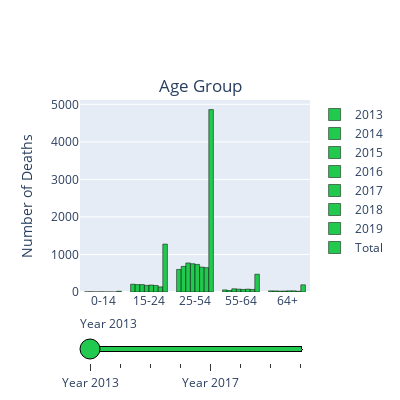
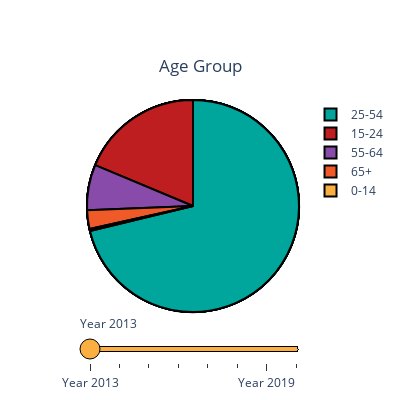

Here is the notebook cell these charts were saved with, in order:
### Code cell
#AGE GROUP
data_slider = []
index = ['0-14','15-24','25-54','55-64','64+']
for year in [2013,2014,2015,2016,2017,2018,2019,'Total']:
    if year != 'Total':
        df = fulldb[fulldb['Year'] == year]
        y = [len(df[df["Victim's age"] <= 14]),len(df[(df["Victim's age"] >= 15) & (df["Victim's age"] <= 24)]),len(df[(df["Victim's age"] >= 25) & (df["Victim's age"] <= 54)]),len(df[(df["Victim's age"] >= 55) & (df["Victim's age"] <= 64)]),len(df[df["Victim's age"] >= 65])]
        newdf = pd.DataFrame()
        newdf['y'] = y
        data_each_yr = dict(
                            type='bar',
                            x=index,
                            y = y,
                            hovertemplate = '<b><i>Age Group: %{x}</i></b><br><br>Number of Deaths: %{y}<br>Proportion of ' + str(year)  +  ' Total: ' + (round(100*newdf['y']/sum(y),2)).astype(str) + '%<extra></extra>',
                            name = year,
                            marker_color='#22c94f',
                            marker_line_color='black')
    else:
        df = fulldb
        y = [len(df[df["Victim's age"] <= 14]),len(df[(df["Victim's age"] >= 15) & (df["Victim's age"] <= 24)]),len(df[(df["Victim's age"] >= 25) & (df["Victim's age"] <= 54)]),len(df[(df["Victim's age"] >= 55) & (df["Victim's age"] <= 64)]),len(df[df["Victim's age"] >= 65])]
        newdf = pd.DataFrame()
        newdf['y'] = y
        data_each_yr = dict(
                            type='bar',
                            x=index,
                            y = y,
                            hovertemplate = '<b><i>Age Group: %{x}</i></b><br><br>Number of Deaths: %{y}<br>Proportion of ' + str(year)  +  ' Total: ' + (round(100*newdf['y']/sum(y),2)).astype(str) + '%<extra></extra>',
                            name = year,
                            marker_color='#22c94f',
                            marker_line_color='black')
    data_slider.append(data_each_yr)

steps = []
for i in range(len(data_slider)):
    if i < len(data_slider) - 1:
        step = dict(method='restyle',
                    args=['visible', [False] * len(data_slider)],
                    label='Year {}'.format(i + 2013))
    else:
        step = dict(method='restyle',
                    args=['visible', [False] * len(data_slider)],
                    label='2013-2019 Total')
    step['args'][1][i] = True
    steps.append(step)
    

sliders = [dict(active=0, pad={"t": 20}, steps=steps,bgcolor='#22c94f',bordercolor='black')]

layout = dict(title ={'text':'Age Group','x':0.5,'y':0.8},
              yaxis_title = {'text':'Number of Deaths'},
              sliders=sliders,height=400,width=400)

fig1 = go.Figure(dict(data=data_slider, layout=layout))

data_slider = []
index = ['0-14','15-24','25-54','55-64','65+']
for year in [2013,2014,2015,2016,2017,2018,2019,'Total']:
    if year != 'Total':
        df = fulldb[fulldb['Year'] == year]
        y = [len(df[df["Victim's age"] <= 14]),len(df[(df["Victim's age"] >= 15) & (df["Victim's age"] <= 24)]),len(df[(df["Victim's age"] >= 25) & (df["Victim's age"] <= 54)]),len(df[(df["Victim's age"] >= 55) & (df["Victim's age"] <= 64)]),len(df[df["Victim's age"] >= 65])]
        newdf = pd.DataFrame()
        newdf['y'] = y
        newdf['x'] = index
        data_each_yr = dict(
                            type='pie',
                            labels=index,
                            values = y,
                            hovertemplate = '<b><i>Age Group: '+ newdf['x'].astype(str) + '</i></b><br><br>Number of Deaths: '+newdf['y'].astype(str)+'<br>Percentage of ' + str(year)  +  ' Total: %{percent}%<extra></extra>',
                            name = year,
                            marker = dict(colors=['#FAAF40','#BE1E20','#00A69C','#894BAA','#F05A28'],line_color='black',line_width=2),
                            textinfo = 'none',
                            insidetextfont_size=12,
                            outsidetextfont_size=12)
    else:
        df = fulldb
        y = [len(df[df["Victim's age"] <= 14]),len(df[(df["Victim's age"] >= 15) & (df["Victim's age"] <= 24)]),len(df[(df["Victim's age"] >= 25) & (df["Victim's age"] <= 54)]),len(df[(df["Victim's age"] >= 55) & (df["Victim's age"] <= 64)]),len(df[df["Victim's age"] >= 65])]
        newdf = pd.DataFrame()
        newdf['y'] = y
        newdf['x'] = index
        data_each_yr = dict(
                            type='pie',
                            labels=index,
                            values = y,
                            hovertemplate = '<b><i>Age Group: '+newdf['x'].astype(str)+'</i></b><br><br>Number of Deaths: '+newdf['y'].astype(str)+'<br>Percentage of Total: %{percent}%<extra></extra>',
                            name = year,
                            marker = dict(colors=['#FAAF40','#BE1E20','#00A69C','#894BAA','#F05A28'],line_color='black',line_width=2),
                            textinfo = 'none',
                            insidetextfont_size=12,
                            outsidetextfont_size=12)
    data_slider.append(data_each_yr)

steps = []
for i in range(len(data_slider)):
    if i < len(data_slider) - 1:
        step = dict(method='restyle',
                    args=['visible', [False] * len(data_slider)],
                    label='Year {}'.format(i + 2013))
    else:
        step = dict(method='restyle',
                    args=['visible', [False] * len(data_slider)],
                    label='2013-2019 Cumulative Total')
    step['args'][1][i] = True
    steps.append(step)
    

sliders = [dict(active=0, pad={"t": 0}, steps=steps,bgcolor='#FAAF40',bordercolor='black',activebgcolor='#BE1E20')]

layout = dict(title ={'text':'Age Group','x':0.5,'y':0.85},
              yaxis_title = {'text':'Number of Deaths'},
              sliders=sliders,height=400,width=400,showlegend=True)

figage = go.Figure(dict(data=data_slider, layout=layout))

fig1.show()
figage.show()

### Figure 1 — Plotly figure (JSON) as saved in the notebook; plotly's stock layout.template omitted (floating-point values rounded to 4 significant figures)
{"data": [{"hovertemplate": ["<b><i>Age Group: %{x}</i></b><br><br>Number of Deaths: %{y}<br>Proportion of 2013 Total: 0.44%<extra></extra>", "<b><i>Age Group: %{x}</i></b><br><br>Number of Deaths: %{y}<br>Proportion of 2013 Total: 23.14%<extra></extra>", "<b><i>Age Group: %{x}</i></b><br><br>Number of Deaths: %{y}<br>Proportion of 2013 Total: 66.85%<extra></extra>", "<b><i>Age Group: %{x}</i></b><br><br>Number of Deaths: %{y}<br>Proportion of 2013 Total: 6.23%<extra></extra>", "<b><i>Age Group: %{x}</i></b><br><br>Number of Deaths: %{y}<br>Proportion of 2013 Total: 3.34%<extra></extra>"], "marker": {"color": "#22c94f", "line": {"color": "black"}}, "name": "2013", "type": "bar", "x": ["0-14", "15-24", "25-54", "55-64", "64+"], "y": [4, 208, 601, 56, 30]}, {"hovertemplate": ["<b><i>Age Group: %{x}</i></b><br><br>Number of Deaths: %{y}<br>Proportion of 2014 Total: 0.63%<extra></extra>", "<b><i>Age Group: %{x}</i></b><br><br>Number of Deaths: %{y}<br>Proportion of 2014 Total: 20.63%<extra></extra>", "<b><i>Age Group: %{x}</i></b><br><br>Number of Deaths: %{y}<br>Proportion of 2014 Total: 71.52%<extra></extra>", "<b><i>Age Group: %{x}</i></b><br><br>Number of Deaths: %{y}<br>Proportion of 2014 Total: 4.19%<extra></extra>", "<b><i>Age Group: %{x}</i></b><br><br>Number of Deaths: %{y}<br>Proportion of 2014 Total: 3.04%<extra></extra>"], "marker": {"color": "#22c94f", "line": {"color": "black"}}, "name": "2014", "type": "bar", "x": ["0-14", "15-24", "25-54", "55-64", "64+"], "y": [6, 197, 683, 40, 29]}, {"hovertemplate": ["<b><i>Age Group: %{x}</i></b><br><br>Number of Deaths: %{y}<br>Proportion of 2015 Total: 0.18%<extra></extra>", "<b><i>Age Group: %{x}</i></b><br><br>Number of Deaths: %{y}<br>Proportion of 2015 Total: 18.27%<extra></extra>", "<b><i>Age Group: %{x}</i></b><br><br>Number of Deaths: %{y}<br>Proportion of 2015 Total: 71.4%<extra></extra>", "<b><i>Age Group: %{x}</i></b><br><br>Number of Deaths: %{y}<br>Proportion of 2015 Total: 7.93%<extra></extra>", "<b><i>Age Group: %{x}</i></b><br><br>Number of Deaths: %{y}<br>Proportion of 2015 Total: 2.21%<extra></extra>"], "marker": {"color": "#22c94f", "line": {"color": "black"}}, "name": "2015", "type": "bar", "x": ["0-14", "15-24", "25-54", "55-64", "64+"], "y": [2, 198, 774, 86, 24]}, {"hovertemplate": ["<b><i>Age Group: %{x}</i></b><br><br>Number of Deaths: %{y}<br>Proportion of 2016 Total: 0.39%<extra></extra>", "<b><i>Age Group: %{x}</i></b><br><br>Number of Deaths: %{y}<br>Proportion of 2016 Total: 16.97%<extra></extra>", "<b><i>Age Group: %{x}</i></b><br><br>Number of Deaths: %{y}<br>Proportion of 2016 Total: 72.61%<extra></extra>", "<b><i>Age Group: %{x}</i></b><br><br>Number of Deaths: %{y}<br>Proportion of 2016 Total: 7.43%<extra></extra>", "<b><i>Age Group: %{x}</i></b><br><br>Number of Deaths: %{y}<br>Proportion of 2016 Total: 2.6%<extra></extra>"], "marker": {"color": "#22c94f", "line": {"color": "black"}}, "name": "2016", "type": "bar", "x": ["0-14", "15-24", "25-54", "55-64", "64+"], "y": [4, 176, 753, 77, 27]}, {"hovertemplate": ["<b><i>Age Group: %{x}</i></b><br><br>Number of Deaths: %{y}<br>Proportion of 2017 Total: 0.2%<extra></extra>", "<b><i>Age Group: %{x}</i></b><br><br>Number of Deaths: %{y}<br>Proportion of 2017 Total: 18.18%<extra></extra>", "<b><i>Age Group: %{x}</i></b><br><br>Number of Deaths: %{y}<br>Proportion of 2017 Total: 71.85%<extra></extra>", "<b><i>Age Group: %{x}</i></b><br><br>Number of Deaths: %{y}<br>Proportion of 2017 Total: 6.74%<extra></extra>", "<b><i>Age Group: %{x}</i></b><br><br>Number of Deaths: %{y}<br>Proportion of 2017 Total: 3.03%<extra></extra>"], "marker": {"color": "#22c94f", "line": {"color": "black"}}, "name": "2017", "type": "bar", "x": ["0-14", "15-24", "25-54", "55-64", "64+"], "y": [2, 186, 735, 69, 31]}, {"hovertemplate": ["<b><i>Age Group: %{x}</i></b><br><br>Number of Deaths: %{y}<br>Proportion of 2018 Total: 0.21%<extra></extra>", "<b><i>Age Group: %{x}</i></b><br><br>Number of Deaths: %{y}<br>Proportion of 2018 Total: 18.35%<extra></extra>", "<b><i>Age Group: %{x}</i></b><br><br>Number of Deaths: %{y}<br>Proportion of 2018 Total: 70.04%<extra></extra>", "<b><i>Age Group: %{x}</i></b><br><br>Number of Deaths: %{y}<br>Proportion of 2018 Total: 8.12%<extra></extra>", "<b><i>Age Group: %{x}</i></b><br><br>Number of Deaths: %{y}<br>Proportion of 2018 Total: 3.27%<extra></extra>"], "marker": {"color": "#22c94f", "line": {"color": "black"}}, "name": "2018", "type": "bar", "x": ["0-14", "15-24", "25-54", "55-64", "64+"], "y": [2, 174, 664, 77, 31]}, {"hovertemplate": ["<b><i>Age Group: %{x}</i></b><br><br>Number of Deaths: %{y}<br>Proportion of 2019 Total: 0.11%<extra></extra>", "<b><i>Age Group: %{x}</i></b><br><br>Number of Deaths: %{y}<br>Proportion of 2019 Total: 15.64%<extra></extra>", "<b><i>Age Group: %{x}</i></b><br><br>Number of Deaths: %{y}<br>Proportion of 2019 Total: 74.09%<extra></extra>", "<b><i>Age Group: %{x}</i></b><br><br>Number of Deaths: %{y}<br>Proportion of 2019 Total: 7.88%<extra></extra>", "<b><i>Age Group: %{x}</i></b><br><br>Number of Deaths: %{y}<br>Proportion of 2019 Total: 2.28%<extra></extra>"], "marker": {"color": "#22c94f", "line": {"color": "black"}}, "name": "2019", "type": "bar", "x": ["0-14", "15-24", "25-54", "55-64", "64+"], "y": [1, 137, 649, 69, 20]}, {"hovertemplate": ["<b><i>Age Group: %{x}</i></b><br><br>Number of Deaths: %{y}<br>Proportion of Total Total: 0.31%<extra></extra>", "<b><i>Age Group: %{x}</i></b><br><br>Number of Deaths: %{y}<br>Proportion of Total Total: 18.7%<extra></extra>", "<b><i>Age Group: %{x}</i></b><br><br>Number of Deaths: %{y}<br>Proportion of Total Total: 71.23%<extra></extra>", "<b><i>Age Group: %{x}</i></b><br><br>Number of Deaths: %{y}<br>Proportion of Total Total: 6.95%<extra></extra>", "<b><i>Age Group: %{x}</i></b><br><br>Number of Deaths: %{y}<br>Proportion of Total Total: 2.81%<extra></extra>"], "marker": {"color": "#22c94f", "line": {"color": "black"}}, "name": "Total", "type": "bar", "x": ["0-14", "15-24", "25-54", "55-64", "64+"], "y": [21, 1276, 4859, 474, 192]}], "layout": {"height": 400, "sliders": [{"active": 0, "bgcolor": "#22c94f", "bordercolor": "black", "pad": {"t": 20}, "steps": [{"args": ["visible", [true, false, false, false, false, false, false, false]], "label": "Year 2013", "method": "restyle"}, {"args": ["visible", [false, true, false, false, false, false, false, false]], "label": "Year 2014", "method": "restyle"}, {"args": ["visible", [false, false, true, false, false, false, false, false]], "label": "Year 2015", "method": "restyle"}, {"args": ["visible", [false, false, false, true, false, false, false, false]], "label": "Year 2016", "method": "restyle"}, {"args": ["visible", [false, false, false, false, true, false, false, false]], "label": "Year 2017", "method": "restyle"}, {"args": ["visible", [false, false, false, false, false, true, false, false]], "label": "Year 2018", "method": "restyle"}, {"args": ["visible", [false, false, false, false, false, false, true, false]], "label": "Year 2019", "method": "restyle"}, {"args": ["visible", [false, false, false, false, false, false, false, true]], "label": "2013-2019 Total", "method": "restyle"}]}], "title": {"text": "Age Group", "x": 0.5, "y": 0.8}, "width": 400, "yaxis": {"title": {"text": "Number of Deaths"}}}}

### Figure 2 — Plotly figure (JSON) as saved in the notebook; plotly's stock layout.template omitted (floating-point values rounded to 4 significant figures)
{"data": [{"hovertemplate": ["<b><i>Age Group: 0-14</i></b><br><br>Number of Deaths: 4<br>Percentage of 2013 Total: %{percent}%<extra></extra>", "<b><i>Age Group: 15-24</i></b><br><br>Number of Deaths: 208<br>Percentage of 2013 Total: %{percent}%<extra></extra>", "<b><i>Age Group: 25-54</i></b><br><br>Number of Deaths: 601<br>Percentage of 2013 Total: %{percent}%<extra></extra>", "<b><i>Age Group: 55-64</i></b><br><br>Number of Deaths: 56<br>Percentage of 2013 Total: %{percent}%<extra></extra>", "<b><i>Age Group: 65+</i></b><br><br>Number of Deaths: 30<br>Percentage of 2013 Total: %{percent}%<extra></extra>"], "insidetextfont": {"size": 12}, "labels": ["0-14", "15-24", "25-54", "55-64", "65+"], "marker": {"colors": ["#FAAF40", "#BE1E20", "#00A69C", "#894BAA", "#F05A28"], "line": {"color": "black", "width": 2}}, "name": "2013", "outsidetextfont": {"size": 12}, "textinfo": "none", "type": "pie", "values": [4, 208, 601, 56, 30]}, {"hovertemplate": ["<b><i>Age Group: 0-14</i></b><br><br>Number of Deaths: 6<br>Percentage of 2014 Total: %{percent}%<extra></extra>", "<b><i>Age Group: 15-24</i></b><br><br>Number of Deaths: 197<br>Percentage of 2014 Total: %{percent}%<extra></extra>", "<b><i>Age Group: 25-54</i></b><br><br>Number of Deaths: 683<br>Percentage of 2014 Total: %{percent}%<extra></extra>", "<b><i>Age Group: 55-64</i></b><br><br>Number of Deaths: 40<br>Percentage of 2014 Total: %{percent}%<extra></extra>", "<b><i>Age Group: 65+</i></b><br><br>Number of Deaths: 29<br>Percentage of 2014 Total: %{percent}%<extra></extra>"], "insidetextfont": {"size": 12}, "labels": ["0-14", "15-24", "25-54", "55-64", "65+"], "marker": {"colors": ["#FAAF40", "#BE1E20", "#00A69C", "#894BAA", "#F05A28"], "line": {"color": "black", "width": 2}}, "name": "2014", "outsidetextfont": {"size": 12}, "textinfo": "none", "type": "pie", "values": [6, 197, 683, 40, 29]}, {"hovertemplate": ["<b><i>Age Group: 0-14</i></b><br><br>Number of Deaths: 2<br>Percentage of 2015 Total: %{percent}%<extra></extra>", "<b><i>Age Group: 15-24</i></b><br><br>Number of Deaths: 198<br>Percentage of 2015 Total: %{percent}%<extra></extra>", "<b><i>Age Group: 25-54</i></b><br><br>Number of Deaths: 774<br>Percentage of 2015 Total: %{percent}%<extra></extra>", "<b><i>Age Group: 55-64</i></b><br><br>Number of Deaths: 86<br>Percentage of 2015 Total: %{percent}%<extra></extra>", "<b><i>Age Group: 65+</i></b><br><br>Number of Deaths: 24<br>Percentage of 2015 Total: %{percent}%<extra></extra>"], "insidetextfont": {"size": 12}, "labels": ["0-14", "15-24", "25-54", "55-64", "65+"], "marker": {"colors": ["#FAAF40", "#BE1E20", "#00A69C", "#894BAA", "#F05A28"], "line": {"color": "black", "width": 2}}, "name": "2015", "outsidetextfont": {"size": 12}, "textinfo": "none", "type": "pie", "values": [2, 198, 774, 86, 24]}, {"hovertemplate": ["<b><i>Age Group: 0-14</i></b><br><br>Number of Deaths: 4<br>Percentage of 2016 Total: %{percent}%<extra></extra>", "<b><i>Age Group: 15-24</i></b><br><br>Number of Deaths: 176<br>Percentage of 2016 Total: %{percent}%<extra></extra>", "<b><i>Age Group: 25-54</i></b><br><br>Number of Deaths: 753<br>Percentage of 2016 Total: %{percent}%<extra></extra>", "<b><i>Age Group: 55-64</i></b><br><br>Number of Deaths: 77<br>Percentage of 2016 Total: %{percent}%<extra></extra>", "<b><i>Age Group: 65+</i></b><br><br>Number of Deaths: 27<br>Percentage of 2016 Total: %{percent}%<extra></extra>"], "insidetextfont": {"size": 12}, "labels": ["0-14", "15-24", "25-54", "55-64", "65+"], "marker": {"colors": ["#FAAF40", "#BE1E20", "#00A69C", "#894BAA", "#F05A28"], "line": {"color": "black", "width": 2}}, "name": "2016", "outsidetextfont": {"size": 12}, "textinfo": "none", "type": "pie", "values": [4, 176, 753, 77, 27]}, {"hovertemplate": ["<b><i>Age Group: 0-14</i></b><br><br>Number of Deaths: 2<br>Percentage of 2017 Total: %{percent}%<extra></extra>", "<b><i>Age Group: 15-24</i></b><br><br>Number of Deaths: 186<br>Percentage of 2017 Total: %{percent}%<extra></extra>", "<b><i>Age Group: 25-54</i></b><br><br>Number of Deaths: 735<br>Percentage of 2017 Total: %{percent}%<extra></extra>", "<b><i>Age Group: 55-64</i></b><br><br>Number of Deaths: 69<br>Percentage of 2017 Total: %{percent}%<extra></extra>", "<b><i>Age Group: 65+</i></b><br><br>Number of Deaths: 31<br>Percentage of 2017 Total: %{percent}%<extra></extra>"], "insidetextfont": {"size": 12}, "labels": ["0-14", "15-24", "25-54", "55-64", "65+"], "marker": {"colors": ["#FAAF40", "#BE1E20", "#00A69C", "#894BAA", "#F05A28"], "line": {"color": "black", "width": 2}}, "name": "2017", "outsidetextfont": {"size": 12}, "textinfo": "none", "type": "pie", "values": [2, 186, 735, 69, 31]}, {"hovertemplate": ["<b><i>Age Group: 0-14</i></b><br><br>Number of Deaths: 2<br>Percentage of 2018 Total: %{percent}%<extra></extra>", "<b><i>Age Group: 15-24</i></b><br><br>Number of Deaths: 174<br>Percentage of 2018 Total: %{percent}%<extra></extra>", "<b><i>Age Group: 25-54</i></b><br><br>Number of Deaths: 664<br>Percentage of 2018 Total: %{percent}%<extra></extra>", "<b><i>Age Group: 55-64</i></b><br><br>Number of Deaths: 77<br>Percentage of 2018 Total: %{percent}%<extra></extra>", "<b><i>Age Group: 65+</i></b><br><br>Number of Deaths: 31<br>Percentage of 2018 Total: %{percent}%<extra></extra>"], "insidetextfont": {"size": 12}, "labels": ["0-14", "15-24", "25-54", "55-64", "65+"], "marker": {"colors": ["#FAAF40", "#BE1E20", "#00A69C", "#894BAA", "#F05A28"], "line": {"color": "black", "width": 2}}, "name": "2018", "outsidetextfont": {"size": 12}, "textinfo": "none", "type": "pie", "values": [2, 174, 664, 77, 31]}, {"hovertemplate": ["<b><i>Age Group: 0-14</i></b><br><br>Number of Deaths: 1<br>Percentage of 2019 Total: %{percent}%<extra></extra>", "<b><i>Age Group: 15-24</i></b><br><br>Number of Deaths: 137<br>Percentage of 2019 Total: %{percent}%<extra></extra>", "<b><i>Age Group: 25-54</i></b><br><br>Number of Deaths: 649<br>Percentage of 2019 Total: %{percent}%<extra></extra>", "<b><i>Age Group: 55-64</i></b><br><br>Number of Deaths: 69<br>Percentage of 2019 Total: %{percent}%<extra></extra>", "<b><i>Age Group: 65+</i></b><br><br>Number of Deaths: 20<br>Percentage of 2019 Total: %{percent}%<extra></extra>"], "insidetextfont": {"size": 12}, "labels": ["0-14", "15-24", "25-54", "55-64", "65+"], "marker": {"colors": ["#FAAF40", "#BE1E20", "#00A69C", "#894BAA", "#F05A28"], "line": {"color": "black", "width": 2}}, "name": "2019", "outsidetextfont": {"size": 12}, "textinfo": "none", "type": "pie", "values": [1, 137, 649, 69, 20]}, {"hovertemplate": ["<b><i>Age Group: 0-14</i></b><br><br>Number of Deaths: 21<br>Percentage of Total: %{percent}%<extra></extra>", "<b><i>Age Group: 15-24</i></b><br><br>Number of Deaths: 1276<br>Percentage of Total: %{percent}%<extra></extra>", "<b><i>Age Group: 25-54</i></b><br><br>Number of Deaths: 4859<br>Percentage of Total: %{percent}%<extra></extra>", "<b><i>Age Group: 55-64</i></b><br><br>Number of Deaths: 474<br>Percentage of Total: %{percent}%<extra></extra>", "<b><i>Age Group: 65+</i></b><br><br>Number of Deaths: 192<br>Percentage of Total: %{percent}%<extra></extra>"], "insidetextfont": {"size": 12}, "labels": ["0-14", "15-24", "25-54", "55-64", "65+"], "marker": {"colors": ["#FAAF40", "#BE1E20", "#00A69C", "#894BAA", "#F05A28"], "line": {"color": "black", "width": 2}}, "name": "Total", "outsidetextfont": {"size": 12}, "textinfo": "none", "type": "pie", "values": [21, 1276, 4859, 474, 192]}], "layout": {"height": 400, "showlegend": true, "sliders": [{"active": 0, "activebgcolor": "#BE1E20", "bgcolor": "#FAAF40", "bordercolor": "black", "pad": {"t": 0}, "steps": [{"args": ["visible", [true, false, false, false, false, false, false, false]], "label": "Year 2013", "method": "restyle"}, {"args": ["visible", [false, true, false, false, false, false, false, false]], "label": "Year 2014", "method": "restyle"}, {"args": ["visible", [false, false, true, false, false, false, false, false]], "label": "Year 2015", "method": "restyle"}, {"args": ["visible", [false, false, false, true, false, false, false, false]], "label": "Year 2016", "method": "restyle"}, {"args": ["visible", [false, false, false, false, true, false, false, false]], "label": "Year 2017", "method": "restyle"}, {"args": ["visible", [false, false, false, false, false, true, false, false]], "label": "Year 2018", "method": "restyle"}, {"args": ["visible", [false, false, false, false, false, false, true, false]], "label": "Year 2019", "method": "restyle"}, {"args": ["visible", [false, false, false, false, false, false, false, true]], "label": "2013-2019 Cumulative Total", "method": "restyle"}]}], "title": {"text": "Age Group", "x": 0.5, "y": 0.85}, "width": 400, "yaxis": {"title": {"text": "Number of Deaths"}}}}
